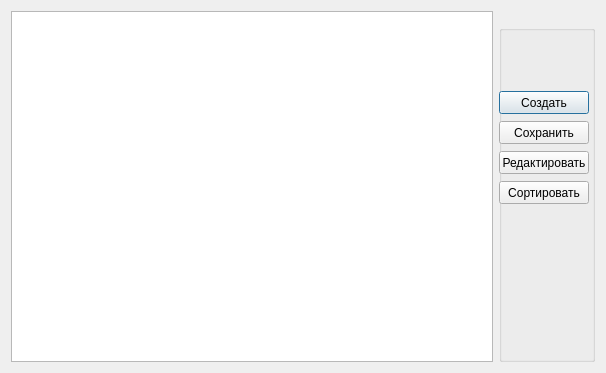
<?xml version="1.0" encoding="UTF-8"?>
<ui version="4.0">
 <class>SongListDialog</class>
 <widget class="QDialog" name="SongListDialog">
  <property name="geometry">
   <rect>
    <x>0</x>
    <y>0</y>
    <width>606</width>
    <height>373</height>
   </rect>
  </property>
  <property name="windowTitle">
   <string/>
  </property>
  <layout class="QGridLayout" name="gridLayout">
   <item row="0" column="0">
    <widget class="QTableView" name="tableView"/>
   </item>
   <item row="0" column="1" colspan="2">
    <widget class="QGroupBox" name="btnGroupBox">
     <property name="minimumSize">
      <size>
       <width>95</width>
       <height>0</height>
      </size>
     </property>
     <property name="title">
      <string>                    </string>
     </property>
     <widget class="QPushButton" name="btnCreate">
      <property name="geometry">
       <rect>
        <x>0</x>
        <y>80</y>
        <width>90</width>
        <height>23</height>
       </rect>
      </property>
      <property name="text">
       <string>Создать</string>
      </property>
     </widget>
     <widget class="QPushButton" name="btnSave">
      <property name="geometry">
       <rect>
        <x>0</x>
        <y>110</y>
        <width>90</width>
        <height>23</height>
       </rect>
      </property>
      <property name="text">
       <string>Сохранить</string>
      </property>
     </widget>
     <widget class="QPushButton" name="btnEdit">
      <property name="geometry">
       <rect>
        <x>0</x>
        <y>140</y>
        <width>90</width>
        <height>23</height>
       </rect>
      </property>
      <property name="text">
       <string>Редактировать</string>
      </property>
     </widget>
     <widget class="QPushButton" name="btnSort">
      <property name="geometry">
       <rect>
        <x>0</x>
        <y>170</y>
        <width>90</width>
        <height>23</height>
       </rect>
      </property>
      <property name="text">
       <string>Сортировать</string>
      </property>
     </widget>
    </widget>
   </item>
  </layout>
 </widget>
 <resources/>
 <connections/>
</ui>
